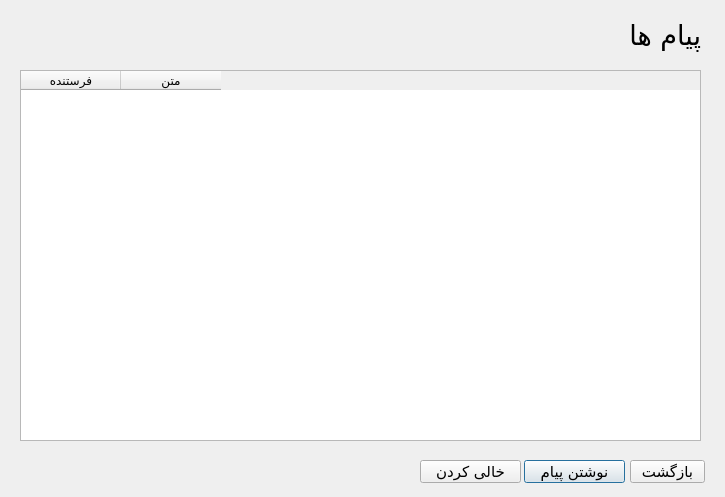
<?xml version="1.0" encoding="UTF-8"?>
<ui version="4.0">
 <class>Dialog</class>
 <widget class="QDialog" name="Dialog">
  <property name="geometry">
   <rect>
    <x>0</x>
    <y>0</y>
    <width>725</width>
    <height>497</height>
   </rect>
  </property>
  <property name="windowTitle">
   <string>Dialog</string>
  </property>
  <widget class="QPushButton" name="newm">
   <property name="geometry">
    <rect>
     <x>524</x>
     <y>460</y>
     <width>101</width>
     <height>23</height>
    </rect>
   </property>
   <property name="font">
    <font>
     <family>B Nazanin</family>
     <pointsize>11</pointsize>
    </font>
   </property>
   <property name="text">
    <string>نوشتن پیام</string>
   </property>
  </widget>
  <widget class="QTableWidget" name="table">
   <property name="geometry">
    <rect>
     <x>20</x>
     <y>70</y>
     <width>681</width>
     <height>371</height>
    </rect>
   </property>
   <column>
    <property name="text">
     <string>فرستنده</string>
    </property>
   </column>
   <column>
    <property name="text">
     <string>متن</string>
    </property>
   </column>
  </widget>
  <widget class="QLabel" name="lesson_list">
   <property name="geometry">
    <rect>
     <x>570</x>
     <y>10</y>
     <width>131</width>
     <height>51</height>
    </rect>
   </property>
   <property name="font">
    <font>
     <family>B Nazanin</family>
     <pointsize>20</pointsize>
    </font>
   </property>
   <property name="text">
    <string>پیام ها</string>
   </property>
  </widget>
  <widget class="QPushButton" name="back">
   <property name="geometry">
    <rect>
     <x>630</x>
     <y>460</y>
     <width>75</width>
     <height>23</height>
    </rect>
   </property>
   <property name="font">
    <font>
     <family>B Nazanin</family>
     <pointsize>11</pointsize>
    </font>
   </property>
   <property name="text">
    <string>بازگشت</string>
   </property>
  </widget>
  <widget class="QPushButton" name="rem">
   <property name="geometry">
    <rect>
     <x>420</x>
     <y>460</y>
     <width>101</width>
     <height>23</height>
    </rect>
   </property>
   <property name="font">
    <font>
     <family>B Nazanin</family>
     <pointsize>11</pointsize>
    </font>
   </property>
   <property name="text">
    <string>خالی کردن</string>
   </property>
  </widget>
 </widget>
 <resources/>
 <connections/>
</ui>
